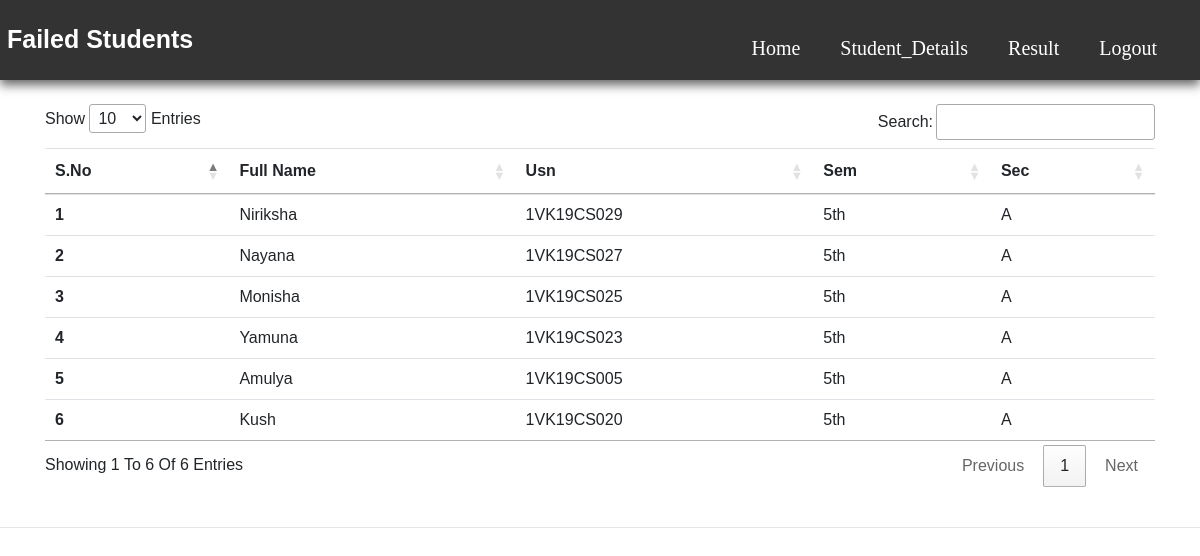
Page /femalestu.php on the committed database.
### tables this page shows
CREATE TABLE `sdetails` (
  `sno` int(11) NOT NULL,
  `fname` varchar(50) NOT NULL,
  `email` varchar(50) NOT NULL,
  `number` varchar(10) NOT NULL,
  `address` varchar(50) NOT NULL,
  `usn` varchar(10) NOT NULL,
  `password` varchar(20) NOT NULL,
  `sem` varchar(10) NOT NULL,
  `sec` varchar(10) NOT NULL,
  `gender` varchar(10) NOT NULL,
  `timestamp` datetime NOT NULL DEFAULT CURRENT_TIMESTAMP
);

### femalestu.php (the view, shortened to what this page needs)
<?php
$servername = "localhost";
$username = "root";
$password = "";
$database = "my";
$conn = mysqli_connect($servername, $username, $password, $database);
?>
<!doctype html>
<html lang="en">
<head>
    <link rel="stylesheet" href="https://stackpath.bootstrapcdn.com/bootstrap/4.4.1/css/bootstrap.min.css"
>
    <link rel="stylesheet" href="//cdn.datatables.net/1.10.20/css/jquery.dataTables.min.css">
    <link rel="stylesheet" href="../Styles/insertall.css">
</head>
<body>
    <header>
        <a href="below35.php" class="srms"><span>Failed Students</span></a>
        <nav class="navbar">
            <ul>
                <li><a href="faculty_db.php">Home</a></li>
                <li><a href="sview.php">Student_Details</a>
                </li>
                <li><a href="addresult.php">Result</a>
                </li>
                <li class="nav-item1">
                    <a class="nav-link" href="logout.php">Logout</a>
                </li>
            </ul>
        </nav>
    </header>
    <div class="container my-4">
        <table class="table" id="myTable">
            <thead>
                <tr>
                    <th scope="col">S.No</th>
                    <th scope="col">Full name</th>
                    <th scope="col">Usn</th>
                    <th scope="col">Sem</th>
                    <th scope="col">Sec</th>
                </tr>
            </thead>
            <tbody>
                <?php
                $sql = "SELECT * from sdetails where gender='female'";
          $result = mysqli_query($conn, $sql);
          $sno = 0;
          while($row = mysqli_fetch_assoc($result)){
            $sno = $sno + 1;
            echo "<tr>
            <th scope='row'>". $sno . "</th>
            <td>". $row['fname'] . "</td>
            <td>". $row['usn'] . "</td>
            <td>". $row['sem'] . "</td>
            <td>". $row['sec'] . "</td>
          </tr>";
        }
          ?>
            </tbody>
        </table>
    </div>
    <hr>
</body>
</html>

### insertall.css (style rules this page uses)
* { margin: 0; padding: 0; box-sizing: border-box; font-family: Arial, Helvetica, sans-serif; text-transform: capitalize; text-decoration: none; }
body { min-height: 100vh; background: rgb(255, 255, 255); display: flex; flex-direction: column; }
header { top: 0; left: 0; right: 0; background: #333; box-shadow: 0 5px 10px rgba(0, 0, 0, 0.61); padding: 5px 7px; display: flex; align-items: center; justify-content: space-between; z-index: 1000; }
header .srms { font-family: Georgia, serif; font-weight: bolder; font-size: 25px; float: left; color: white; }
header .navbar { max-height: 70px; }
header .navbar ul { list-style: none; }
header .navbar ul li { position: relative; float: left; }
header .navbar ul li a { font-size: 20px; padding: 10px; margin: 10px; font-family: Georgia, serif; color: #fff; display: block; }

### rows in the picture
sdetails: fname "Niriksha", usn "1VK19CS029", sem "5th", sec "A"
sdetails: fname "Nayana", usn "1VK19CS027", sem "5th", sec "A"
sdetails: fname "Monisha", usn "1VK19CS025", sem "5th", sec "A"
sdetails: fname "Yamuna", usn "1VK19CS023", sem "5th", sec "A"
sdetails: fname "Amulya", usn "1VK19CS005", sem "5th", sec "A"
sdetails: fname "Kush", usn "1VK19CS020", sem "5th", sec "A"
